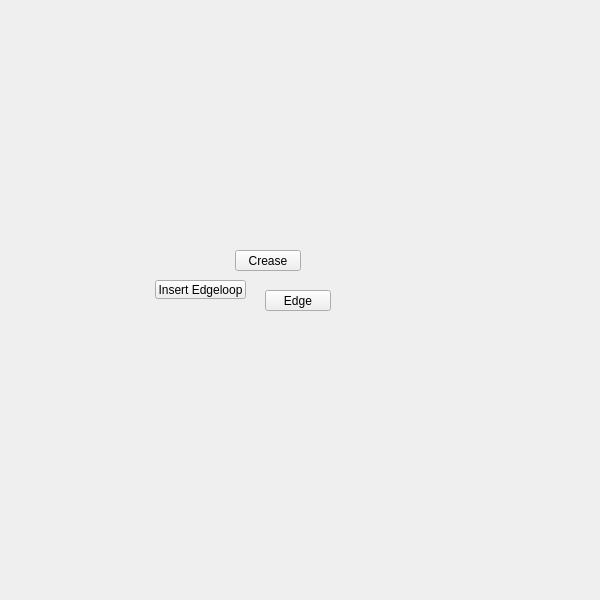
<?xml version="1.0" encoding="UTF-8"?>
<ui version="4.0">
 <class>QtUi</class>
 <widget class="QMainWindow" name="QtUi">
  <property name="enabled">
   <bool>true</bool>
  </property>
  <property name="geometry">
   <rect>
    <x>0</x>
    <y>0</y>
    <width>600</width>
    <height>600</height>
   </rect>
  </property>
  <property name="sizePolicy">
   <sizepolicy hsizetype="Ignored" vsizetype="Ignored">
    <horstretch>0</horstretch>
    <verstretch>0</verstretch>
   </sizepolicy>
  </property>
  <property name="minimumSize">
   <size>
    <width>0</width>
    <height>0</height>
   </size>
  </property>
  <property name="maximumSize">
   <size>
    <width>600</width>
    <height>600</height>
   </size>
  </property>
  <property name="cursor">
   <cursorShape>ArrowCursor</cursorShape>
  </property>
  <property name="windowTitle">
   <string>Toolkit</string>
  </property>
  <property name="whatsThis">
   <string>main</string>
  </property>
  <property name="toolButtonStyle">
   <enum>Qt::ToolButtonIconOnly</enum>
  </property>
  <property name="tabShape">
   <enum>QTabWidget::Triangular</enum>
  </property>
  <property name="dockNestingEnabled">
   <bool>true</bool>
  </property>
  <property name="dockOptions">
   <set>QMainWindow::AllowNestedDocks|QMainWindow::AllowTabbedDocks|QMainWindow::AnimatedDocks|QMainWindow::ForceTabbedDocks</set>
  </property>
  <widget class="QWidget" name="mainWindow">
   <property name="sizePolicy">
    <sizepolicy hsizetype="Ignored" vsizetype="Ignored">
     <horstretch>0</horstretch>
     <verstretch>0</verstretch>
    </sizepolicy>
   </property>
   <widget class="QPushButton" name="b047">
    <property name="enabled">
     <bool>true</bool>
    </property>
    <property name="geometry">
     <rect>
      <x>155</x>
      <y>280</y>
      <width>91</width>
      <height>19</height>
     </rect>
    </property>
    <property name="maximumSize">
     <size>
      <width>111</width>
      <height>19</height>
     </size>
    </property>
    <property name="toolTip">
     <string>Split selected edge ring</string>
    </property>
    <property name="text">
     <string>Insert Edgeloop</string>
    </property>
    <property name="iconSize">
     <size>
      <width>18</width>
      <height>18</height>
     </size>
    </property>
    <property name="balette" stdset="0">
     <palette>
      <active>
       <colorrole role="Highlight">
        <brush brushstyle="SolidPattern">
         <color alpha="255">
          <red>168</red>
          <green>152</green>
          <blue>250</blue>
         </color>
        </brush>
       </colorrole>
      </active>
      <inactive>
       <colorrole role="Highlight">
        <brush brushstyle="SolidPattern">
         <color alpha="255">
          <red>168</red>
          <green>152</green>
          <blue>250</blue>
         </color>
        </brush>
       </colorrole>
      </inactive>
      <disabled>
       <colorrole role="Highlight">
        <brush brushstyle="SolidPattern">
         <color alpha="255">
          <red>0</red>
          <green>120</green>
          <blue>215</blue>
         </color>
        </brush>
       </colorrole>
      </disabled>
     </palette>
    </property>
   </widget>
   <widget class="QPushButton" name="i002">
    <property name="geometry">
     <rect>
      <x>265</x>
      <y>290</y>
      <width>66</width>
      <height>21</height>
     </rect>
    </property>
    <property name="minimumSize">
     <size>
      <width>0</width>
      <height>21</height>
     </size>
    </property>
    <property name="maximumSize">
     <size>
      <width>16777215</width>
      <height>21</height>
     </size>
    </property>
    <property name="whatsThis">
     <string>polygons#edge</string>
    </property>
    <property name="text">
     <string>Edge</string>
    </property>
   </widget>
   <widget class="QPushButton" name="i026">
    <property name="geometry">
     <rect>
      <x>235</x>
      <y>250</y>
      <width>66</width>
      <height>21</height>
     </rect>
    </property>
    <property name="minimumSize">
     <size>
      <width>0</width>
      <height>21</height>
     </size>
    </property>
    <property name="maximumSize">
     <size>
      <width>16777215</width>
      <height>21</height>
     </size>
    </property>
    <property name="whatsThis">
     <string>crease</string>
    </property>
    <property name="text">
     <string>Crease</string>
    </property>
   </widget>
  </widget>
 </widget>
 <resources/>
 <connections/>
 <designerdata>
  <property name="gridDeltaX">
   <number>5</number>
  </property>
  <property name="gridDeltaY">
   <number>10</number>
  </property>
  <property name="gridSnapX">
   <bool>true</bool>
  </property>
  <property name="gridSnapY">
   <bool>true</bool>
  </property>
  <property name="gridVisible">
   <bool>true</bool>
  </property>
 </designerdata>
</ui>
